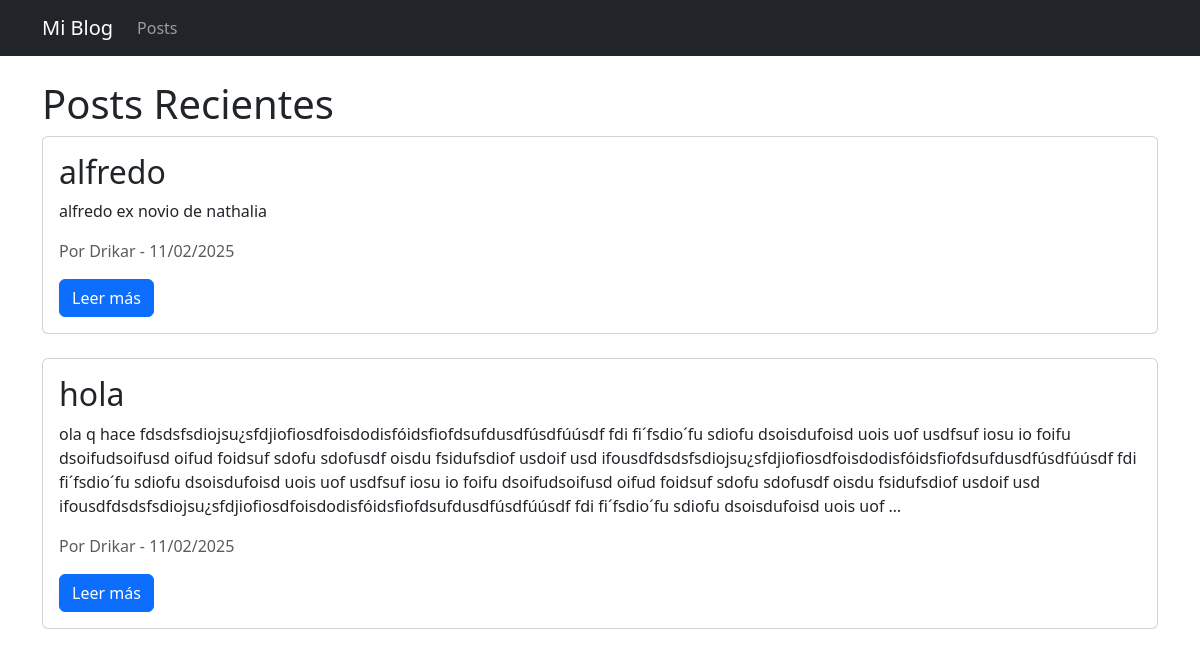
The page / on the database its author committed.
### posts/models.py (models this page shows, shortened)
class Post(models.Model):
    title = models.CharField(max_length=200)
    content = models.TextField()
    author = models.ForeignKey(User, on_delete=models.CASCADE)
    created_at = models.DateTimeField(auto_now_add=True)
    updated_at = models.DateTimeField(auto_now=True)

### posts/views.py (the view)
# urls.py: path('', PostListView.as_view(), name='post-list'),
class PostListView(ListView):
    model = Post
    template_name = 'posts/post_list.html'
    context_object_name = 'posts'
    ordering = ['-created_at']
    paginate_by = 5  # Posts por página

### posts/templates/posts/post_list.html
{% extends 'posts/base.html' %}
{% block content %}
<div class="row">
    <div class="col-12">
        <h1>Posts Recientes</h1>
        {% for post in posts %}
        <div class="card mb-4">
            <div class="card-body">
                <h2 class="card-title">{{ post.title }}</h2>
                <p class="card-text">{{ post.content|truncatewords:50 }}</p>
                <p class="text-muted">Por {{ post.author }} - {{ post.created_at|date:"d/m/Y" }}</p>
                <a href="{% url 'post-detail' post.pk %}" class="btn btn-primary">Leer más</a>
            </div>
        </div>
        {% empty %}
        <p>No hay posts disponibles.</p>
        {% endfor %}
    </div>
</div>
{% endblock %}

### posts/templates/posts/base.html (shortened to what this page needs)
<!DOCTYPE html>
<html lang="es">
<head>
    <link href="https://cdnjs.cloudflare.com/ajax/libs/bootstrap/5.3.2/css/bootstrap.min.css" rel="stylesheet">
</head>
<body>
    <nav class="navbar navbar-expand-lg navbar-dark bg-dark">
        <div class="container">
            <a class="navbar-brand" href="{% url 'post-list' %}">Mi Blog</a>
            <div class="collapse navbar-collapse" id="navbarNav">
                <ul class="navbar-nav">
                    <li class="nav-item">
                        <a class="nav-link" href="{% url 'post-list' %}">Posts</a>
                    </li>
                </ul>
            </div>
        </div>
    </nav>
    <main class="container mt-4">
        {% block content %}
        {% endblock %}
    </main>
</body>
</html>

### rows shown on the page
Post: title "alfredo", content "alfredo ex novio de nathalia", author "Drikar", created_at "11/02/2025"
Post: title "hola", content "ola q hace fdsdsfsdiojsu¿sfdjiofiosdfoisdodisfóidsfiofdsufdusdfúsdfúúsdf fdi fi´fsdio´fu sdiofu dsoisdufoisd uois uof usdfsuf iosu io foifu dsoifudsoifusd oifud foidsuf sdofu sdofusdf oisdu fsidufsdiof usdoif usd ifousdfdsdsfsdiojsu¿sfdjiofiosdfoisdodisfóidsfiofdsufdusdfúsdfúúsdf fdi fi´fsdio´fu sdiofu dsoisdufoisd uois uof usdfsuf iosu io foifu dsoifudsoifusd oifud foidsuf sdofu sdofusdf oisdu fsidufsdiof usdoif usd ifousdfdsdsfsdiojsu¿sfdjiofiosdfoisdodisfóidsfiofdsufdusdfúsdfúúsdf fdi fi´fsdio´fu sdiofu dsoisdufoisd uois uof …", author "Drikar", created_at "11/02/2025"
